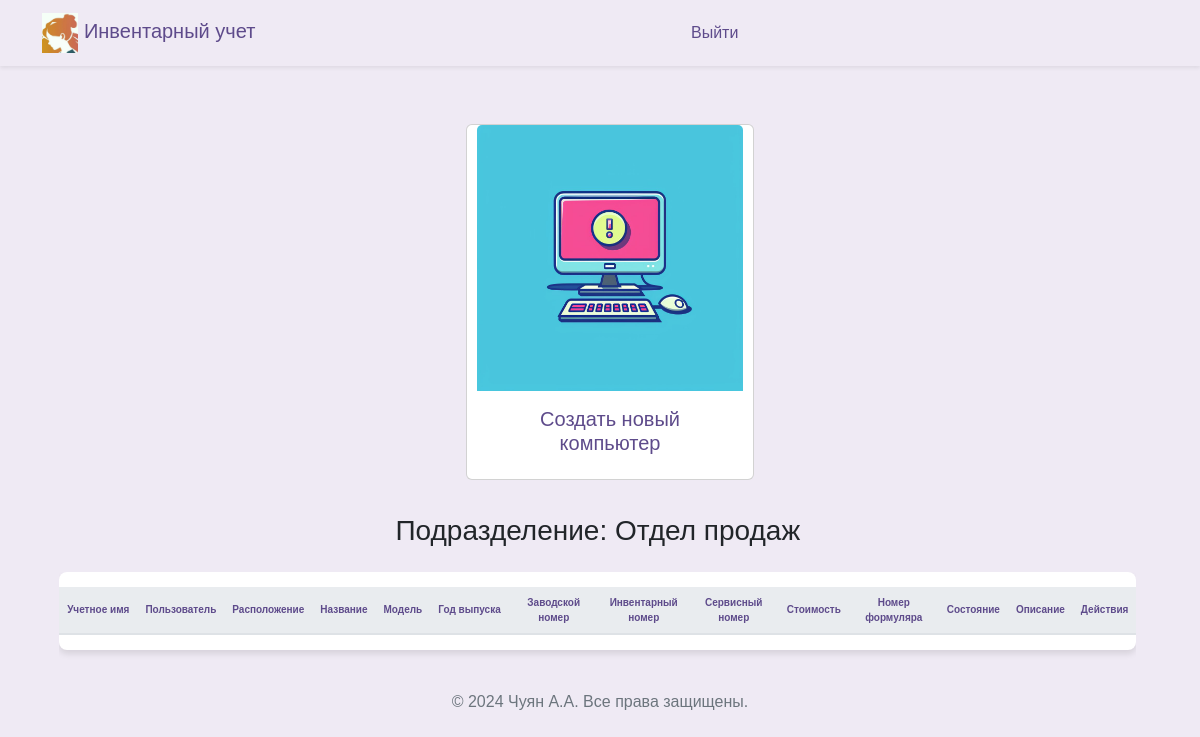
The app's page /arms (signed in), older data.
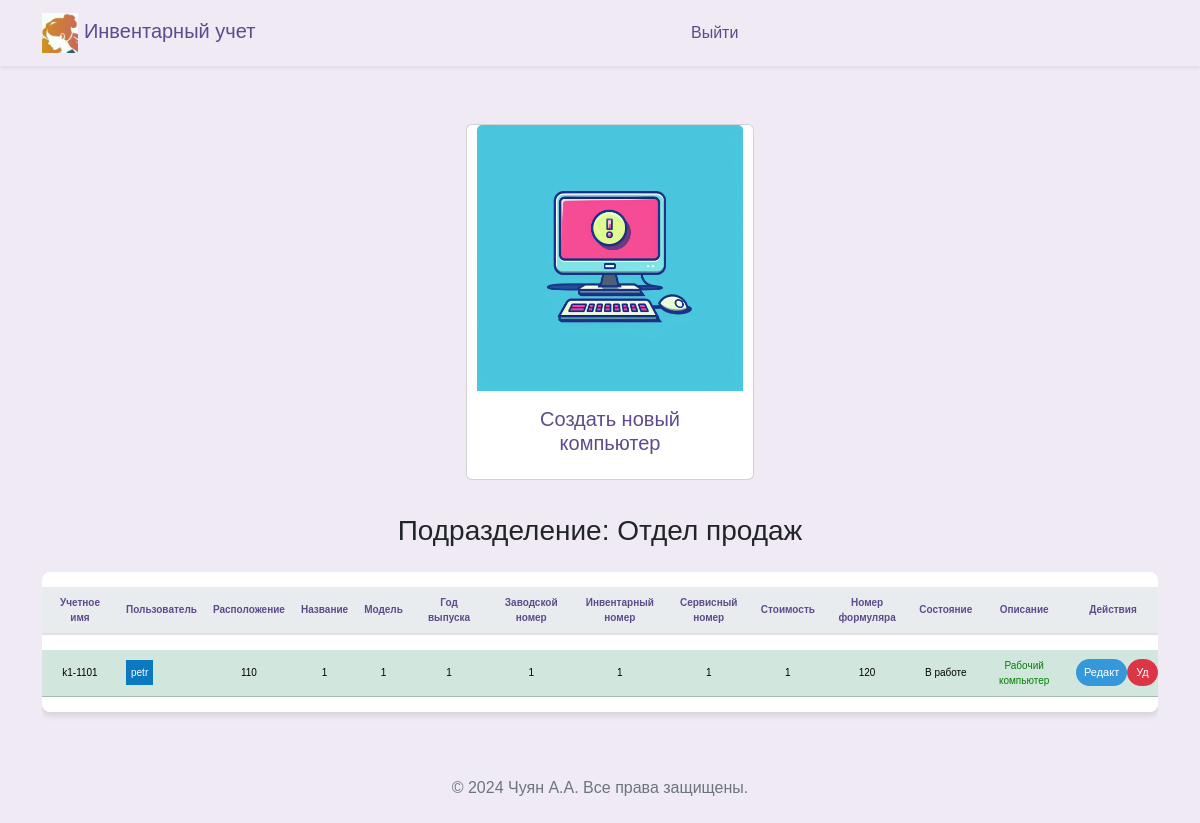
The same page, newer data.
### src/database/models.py (models this page shows, shortened)
class Worker(Base):
    __tablename__ = "worker"
    id = Column(Integer, primary_key=True)
    role = Column(Enum(Role), default=Role.guest)
    fio = Column(String)
    name = Column(String, unique=True)
    password = Column(String)
    department = Column(String)
    position = Column(String)
    description = Column(String, default=None)
    conn_worker_arm = relationship(
        "Arm", back_populates="conn_arm_worker"
    )

class Arm(Base):
    __tablename__ = "arm"
    id = Column(Integer, primary_key=True)
    title = Column(String, unique=True)
    department_arm = Column(String)
    location = Column(String)
    name = Column(String)
    model = Column(String)
    release = Column(String)
    num_serial = Column(String)
    num_invent = Column(String)
    num_service = Column(String)
    price = Column(String)
    formular = Column(String)
    state = Column(String)
    description = Column(String, default=None)
    description2 = Column(String, default=None)
    description3 = Column(String, default=None)
    id_worker = Column(Integer, ForeignKey("worker.id"), default=1)
    conn_arm_worker = relationship(
        "Worker", back_populates="conn_worker_arm"
    )

### src/frontend/router.py (the view)
@router.get("/arms")
async def get_arms(
    request: Request,
    worker: Worker = Depends(get_worker_or_redirect),
    session: AsyncSession = Depends(get_session),
):
    data = await CRUDArm.get_all_arm_sorted(session)
    data_worker = await CRUDWorker.get_all(session)
    return templates.TemplateResponse(
        "arms/index.html",
        {"request": request, "worker": worker, "data": data, "data_worker": data_worker},
    )

### src/frontend/template/arms/index.html (shortened to what this page needs)
{% extends "base/base.html" %}
{% block content %}
<head>
</head>
<div class="d-flex flex-wrap justify-content-center align-items-center">
  <a class="nav-link " href="#"
  data-bs-toggle="modal"
  data-bs-target="#modalCreateArm"
  data-bs-department-arm= "{{worker.department}}"
  >
    <div class="card" style="width: 18rem; margin: 10px;">
      <img src="../frontend/assets/img/arm.jpg" class="card-img-top" alt="...">
      <div class="card-body">
        <h5 class="card-title" style="text-align: center;">Создать новый компьютер</h5>
    </div>
  </a>
</div>
<div class="row">
  <div class="col-12">
    <h3 class="mb-4" style="margin-bottom: 60px; text-align: center;">Подразделение: {{ worker.department }}</h3>
    <div class="table-responsive">
      <table class="table table-hover table-shadow table-rounded">
        <thead>
          <tr>
            <th scope="col" >Учетное имя</th>
            <th scope="col" >Пользователь</th>
            <th scope="col" >Расположение</th>
            <th scope="col" >Название</th>
            <th scope="col" >Модель</th>
            <th scope="col" >Год выпуска</th>
            <th scope="col" >Заводской номер</th>
            <th scope="col" >Инвентарный номер</th>
            <th scope="col" >Сервисный номер</th>
            <th scope="col" >Стоимость</th>
            <th scope="col" >Номер формуляра</th>
            <th scope="col" >Состояние</th>
            <th scope="col" >Описание</th>
            <th scope="col" >Действия</th>
          </tr>
        </thead>
        <tbody class="text-center">
          {% for tuple in data %}
            {% set object = tuple %}
              {% if object.department_arm == worker.department %}
                {% for tuple2 in data_worker %}
                  {% if tuple2.id == object.id_worker %}
                    <tr class="table-success">
                      <td>{{ object.title }}</td>
                      <td>
                        <div style="display: flex;">
                          <span style="background-color: #0b79c2; color: white; padding: 5px;">
                              {% set varUserName = tuple2.name %}
                              {% set varUserId = tuple2.id %}
                              {{varUserName}}
                          </span>
                        </div>
                      </td>
                      <td>{{ object.location }}</td>
                      <td>{{ object.name }}</td>
                      <td>{{ object.model }}</td>
                      <td>{{ object.release }}</td>
                      <td>{{ object.num_serial }}</td>
                      <td>{{ object.num_invent }}</td>
                      <td>{{ object.num_service }}</td>
                      <td>{{ object.price }}</td>
                      <td>{{ object.formular }}</td>
                      <td>{{ object.state }}</td>
                      <td {% if object.description == "Буферный компьютер" %}style="color: orange;"{% elif object.description == "Абонентский терминал" %}style="color: blue;"{% elif object.description == "Рабочий компьютер" %}style="color: green;"{% endif %}>{{ object.description }}</td>
                      <td>
                        <div style="display: flex;">
                          <button type="button" class="btn btn-primary btn-sm" style="background-color: #3498db; color: white; font-size: 11px;"
                            data-bs-toggle="modal"
                            data-bs-target="#modalUpdate"
                            data-bs-id="{{object.id}}"
                            data-bs-user="{{varUserName}}"
                            data-bs-title="{{object.title}}"
                            data-bs-location="{{object.location}}"
                            data-bs-name="{{object.name}}"
                            data-bs-model="{{object.model}}"
                            data-bs-release="{{object.release}}"
                            data-bs-num_serial="{{object.num_serial}}"
                            data-bs-num_invent="{{object.num_invent}}"
                            data-bs-num_service="{{object.num_service}}"
                            data-bs-price="{{object.price}}"
                            data-bs-formular="{{object.formular}}"
                            data-bs-state="{{object.state}}"
                            data-bs-description="{{object.description}}"
                            data-bs-workerdepartment= "{{worker.department}}"
                            data-bs-user_id="{{varUserId}}"
                            console.log(data-bs-user)
                            >
                            Редакт
                          </button>
                          <button type="button" class="btn btn-danger btn-sm" style="color: white; font-size: 11px;"
                            onclick="deleteArm('{{ object.id }}')">
                            Уд
                          </button>
                        </div>
                      </td>
                    </tr>
                {% endif %}
              {% endfor %}
            {% endif %}
          {% endfor %}
        </tbody>
      </table>
    </div>
  </div>
</div>
{% endblock %}

### src/frontend/template/base/base.html (shortened to what this page needs)
<!DOCTYPE html>
<html lang="ru">
<head>{% include 'base/head.html' %}</head>
<body>
  {% include 'base/nav.html' %}
  <div class="container my-5">
    {% block content %}{% endblock %}
  </div>
  {% include 'base/footer.html' %}
</body>
</html>

### src/frontend/template/base/head.html (shortened to what this page needs)
<head>
  <link rel="stylesheet" href="/frontend/assets/css/bootstrap.min.css">
  <link href="/frontend/assets/css/select2.min.css" rel="stylesheet" />
  <link rel="stylesheet" href="/frontend/assets/css/base.css">
</head>

### src/frontend/template/base/nav.html
<nav class="navbar navbar-expand-lg navbar-light shadow-sm">
    <div class="container">
      <a class="navbar-brand" href="/">
        <img src="/frontend/assets/img/logo_min.jpg" alt="Педагог Logo" id="brand-logo" style="max-height: 40px;"> Инвентарный учет
      </a>
      <div class="collapse navbar-collapse" id="navbarNav">
        {% if user %}
        <ul class="navbar-nav mx-auto">
          {% if worker.role == 'admin' %}
          <li class="nav-item {% if request_path == '/worker' %}active{% endif %}">
            <a class="nav-link" href="/worker">Кабинет администратора</a>
          </li>
          {% endif %}
          {% if worker.role == 'user' %}
          <li class="nav-item {% if request_path == '/prepod' %}active{% endif %}">
            <a class="nav-link" href="/prepod">Кабинет ответсвтенного за учет</a>
          </li>
          {% endif %}
        </ul>
        {% else %}
        <ul class="navbar-nav mx-auto ml-md-auto">
          <li class="nav-item {% if request_path == '/auth' %}active{% endif %}">
            <a class="nav-link" href="/logout">Выйти</a>
          </li>
        </ul>
        {% endif %}
      </div>
    </div>
</nav>

### src/frontend/template/base/footer.html
﻿<footer style="text-align: center;">
  <p>&copy; 2024 Чуян А.А. Все права защищены.</p>
</footer>

### src/frontend/assets/css/base.css (style rules this page uses)
body { margin: 0; font-family: 'Nunito Sans', Arial, sans-serif; background-color: #efeaf4; }
.navbar { background-color: rgb(255, 255, 255), 255, 255); box-shadow: 0 4px 6px rgba(0, 0, 0, 0.1); }
.navbar-brand, .nav-link { color: #5e4b8b !important; }
.nav-link { margin: 0 10px; border-radius: 20px; transition: background-color 0.3s, color 0.3s; }
p { color: #6c757d; }
.table { background-color: #ffffff; color: #5e4b8b; border-collapse: separate; border-spacing: 0 15px; }
.table th, .table td { border-top: none !important; vertical-align: middle; }
.table thead th { background-color: #e9ecef; color: #5e4b8b; border-bottom: 2px solid #dee2e6; }
.table .btn, .table a { color: #7e57c2; transition: color 0.3s; }
.table td { padding: .5rem; }
.table-rounded { border-radius: .5rem; overflow: hidden; }
.table-shadow { box-shadow: 0 4px 6px rgba(0, 0, 0, 0.1); }
.btn { border-radius: 20px; }
.btn-primary { background-color: #8e44b0; border: none; color: #ffffff; transition: background-color 0.3s, color 0.3s, box-shadow 0.3s; }

### src/frontend/template/arms/index.html (style rules this page uses)
table { font-family: Arial, sans-serif; }
.table th, .table td { max-width: 90px; }
td { font-size: 10px; }
th { text-align: center; font-size: 10px; }

Row changes from the older to the newer data that the page shows:
added Arm: title "k1-1101", location "110", name "1", model "1", release "1", num_serial "1", num_invent "1", num_service "1", price "1", formular "120", state "В работе", description "Рабочий компьютер", Worker (name "petr")
